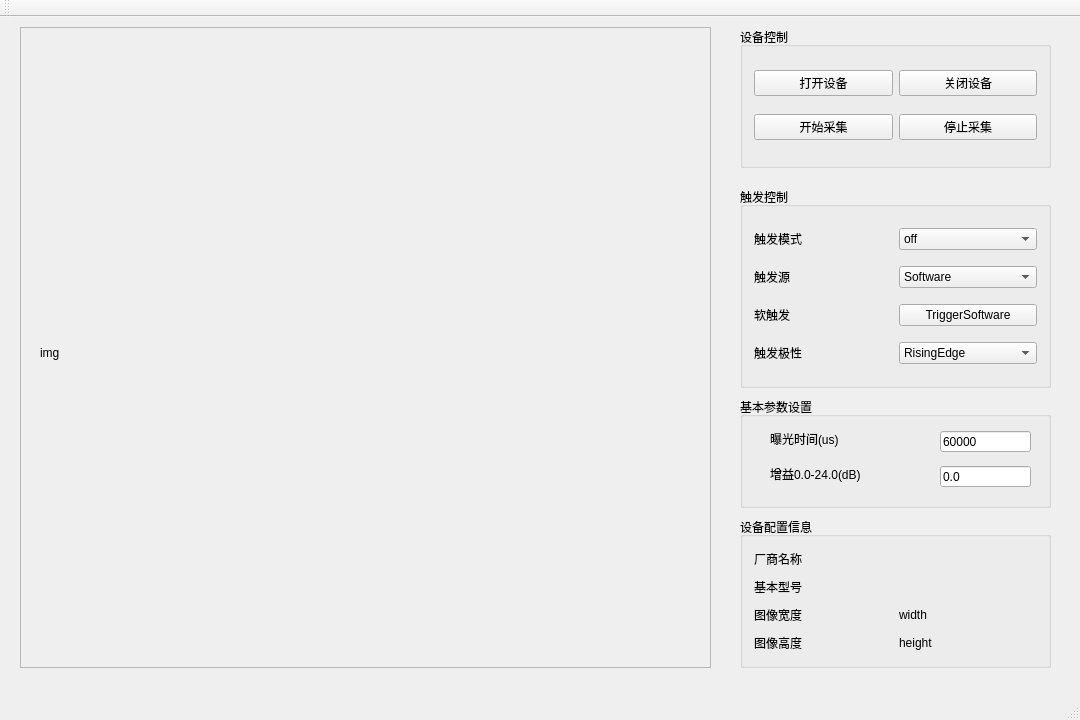
<?xml version="1.0" encoding="UTF-8"?>
<ui version="4.0">
 <class>DH_MERClass</class>
 <widget class="QMainWindow" name="DH_MERClass">
  <property name="geometry">
   <rect>
    <x>0</x>
    <y>0</y>
    <width>1080</width>
    <height>720</height>
   </rect>
  </property>
  <property name="windowTitle">
   <string>DH_MER</string>
  </property>
  <widget class="QWidget" name="centralWidget">
   <widget class="QFrame" name="frame">
    <property name="geometry">
     <rect>
      <x>20</x>
      <y>10</y>
      <width>691</width>
      <height>641</height>
     </rect>
    </property>
    <property name="frameShape">
     <enum>QFrame::StyledPanel</enum>
    </property>
    <property name="frameShadow">
     <enum>QFrame::Raised</enum>
    </property>
    <property name="lineWidth">
     <number>1</number>
    </property>
    <widget class="QLabel" name="label_Img">
     <property name="geometry">
      <rect>
       <x>20</x>
       <y>30</y>
       <width>651</width>
       <height>591</height>
      </rect>
     </property>
     <property name="text">
      <string>img</string>
     </property>
     <property name="scaledContents">
      <bool>true</bool>
     </property>
    </widget>
   </widget>
   <widget class="QGroupBox" name="groupBox">
    <property name="geometry">
     <rect>
      <x>740</x>
      <y>10</y>
      <width>311</width>
      <height>141</height>
     </rect>
    </property>
    <property name="title">
     <string>设备控制</string>
    </property>
    <layout class="QGridLayout" name="gridLayout_3">
     <item row="0" column="0">
      <widget class="QPushButton" name="openDevice">
       <property name="text">
        <string>打开设备</string>
       </property>
      </widget>
     </item>
     <item row="0" column="1">
      <widget class="QPushButton" name="closeDevice">
       <property name="text">
        <string>关闭设备</string>
       </property>
      </widget>
     </item>
     <item row="1" column="0">
      <widget class="QPushButton" name="startCapture">
       <property name="text">
        <string>开始采集</string>
       </property>
      </widget>
     </item>
     <item row="1" column="1">
      <widget class="QPushButton" name="stopCapture">
       <property name="text">
        <string>停止采集</string>
       </property>
      </widget>
     </item>
    </layout>
   </widget>
   <widget class="QGroupBox" name="groupBox_2">
    <property name="geometry">
     <rect>
      <x>740</x>
      <y>170</y>
      <width>311</width>
      <height>201</height>
     </rect>
    </property>
    <property name="title">
     <string>触发控制</string>
    </property>
    <layout class="QGridLayout" name="gridLayout_2">
     <item row="0" column="0">
      <widget class="QLabel" name="label">
       <property name="text">
        <string>触发模式</string>
       </property>
      </widget>
     </item>
     <item row="1" column="0">
      <widget class="QLabel" name="label_2">
       <property name="text">
        <string>触发源</string>
       </property>
      </widget>
     </item>
     <item row="1" column="1">
      <widget class="QComboBox" name="TriggerSource">
       <item>
        <property name="text">
         <string>Software</string>
        </property>
       </item>
       <item>
        <property name="text">
         <string>Line0</string>
        </property>
       </item>
       <item>
        <property name="text">
         <string>Line1</string>
        </property>
       </item>
       <item>
        <property name="text">
         <string>Line2</string>
        </property>
       </item>
      </widget>
     </item>
     <item row="2" column="0">
      <widget class="QLabel" name="label_3">
       <property name="text">
        <string>软触发</string>
       </property>
      </widget>
     </item>
     <item row="2" column="1">
      <widget class="QPushButton" name="TriggerSoftware">
       <property name="text">
        <string>TriggerSoftware</string>
       </property>
      </widget>
     </item>
     <item row="3" column="0">
      <widget class="QLabel" name="label_4">
       <property name="text">
        <string>触发极性</string>
       </property>
      </widget>
     </item>
     <item row="3" column="1">
      <widget class="QComboBox" name="comboBox_3">
       <item>
        <property name="text">
         <string>RisingEdge</string>
        </property>
       </item>
       <item>
        <property name="text">
         <string>FallingEdge</string>
        </property>
       </item>
      </widget>
     </item>
     <item row="0" column="1">
      <widget class="QComboBox" name="TriggerMode">
       <property name="enabled">
        <bool>true</bool>
       </property>
       <property name="editable">
        <bool>false</bool>
       </property>
       <item>
        <property name="text">
         <string>off</string>
        </property>
       </item>
       <item>
        <property name="text">
         <string>on</string>
        </property>
       </item>
      </widget>
     </item>
    </layout>
   </widget>
   <widget class="QGroupBox" name="groupBox_3">
    <property name="geometry">
     <rect>
      <x>740</x>
      <y>380</y>
      <width>311</width>
      <height>111</height>
     </rect>
    </property>
    <property name="title">
     <string>基本参数设置</string>
    </property>
    <widget class="QLabel" name="label_5">
     <property name="geometry">
      <rect>
       <x>30</x>
       <y>34</y>
       <width>101</width>
       <height>16</height>
      </rect>
     </property>
     <property name="text">
      <string>曝光时间(us)</string>
     </property>
    </widget>
    <widget class="QLabel" name="label_6">
     <property name="geometry">
      <rect>
       <x>30</x>
       <y>69</y>
       <width>131</width>
       <height>16</height>
      </rect>
     </property>
     <property name="text">
      <string>增益0.0-24.0(dB)</string>
     </property>
    </widget>
    <widget class="QLineEdit" name="exposeTime">
     <property name="geometry">
      <rect>
       <x>200</x>
       <y>34</y>
       <width>91</width>
       <height>21</height>
      </rect>
     </property>
     <property name="text">
      <string>60000</string>
     </property>
     <property name="placeholderText">
      <string extracomment="请输入&gt;31的数字"/>
     </property>
    </widget>
    <widget class="QLineEdit" name="gain">
     <property name="geometry">
      <rect>
       <x>200</x>
       <y>69</y>
       <width>91</width>
       <height>21</height>
      </rect>
     </property>
     <property name="text">
      <string>0.0</string>
     </property>
    </widget>
   </widget>
   <widget class="QGroupBox" name="groupBox_4">
    <property name="geometry">
     <rect>
      <x>740</x>
      <y>500</y>
      <width>311</width>
      <height>151</height>
     </rect>
    </property>
    <property name="title">
     <string>设备配置信息</string>
    </property>
    <layout class="QGridLayout" name="gridLayout">
     <item row="0" column="0">
      <widget class="QLabel" name="label_7">
       <property name="text">
        <string>厂商名称</string>
       </property>
      </widget>
     </item>
     <item row="0" column="1">
      <widget class="QLabel" name="factoryName">
       <property name="text">
        <string/>
       </property>
      </widget>
     </item>
     <item row="1" column="0">
      <widget class="QLabel" name="label_8">
       <property name="text">
        <string>基本型号</string>
       </property>
      </widget>
     </item>
     <item row="1" column="1">
      <widget class="QLabel" name="basicModel">
       <property name="text">
        <string/>
       </property>
      </widget>
     </item>
     <item row="2" column="0">
      <widget class="QLabel" name="label_9">
       <property name="text">
        <string>图像宽度</string>
       </property>
      </widget>
     </item>
     <item row="2" column="1">
      <widget class="QLabel" name="width">
       <property name="text">
        <string>width</string>
       </property>
      </widget>
     </item>
     <item row="3" column="0">
      <widget class="QLabel" name="label_10">
       <property name="text">
        <string>图像高度</string>
       </property>
      </widget>
     </item>
     <item row="3" column="1">
      <widget class="QLabel" name="height">
       <property name="text">
        <string>height</string>
       </property>
      </widget>
     </item>
    </layout>
   </widget>
  </widget>
  <widget class="QMenuBar" name="menuBar">
   <property name="geometry">
    <rect>
     <x>0</x>
     <y>0</y>
     <width>1080</width>
     <height>23</height>
    </rect>
   </property>
  </widget>
  <widget class="QToolBar" name="mainToolBar">
   <attribute name="toolBarArea">
    <enum>TopToolBarArea</enum>
   </attribute>
   <attribute name="toolBarBreak">
    <bool>false</bool>
   </attribute>
  </widget>
  <widget class="QStatusBar" name="statusBar"/>
 </widget>
 <layoutdefault spacing="6" margin="11"/>
 <resources>
  <include location="DH_MER.qrc"/>
 </resources>
 <connections/>
</ui>
